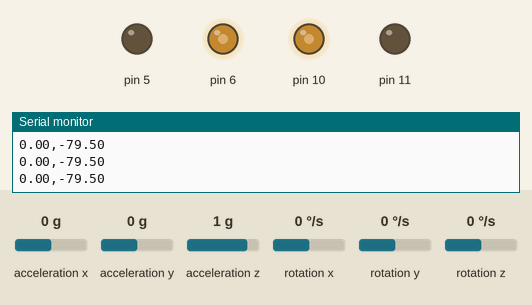
A sketch run on a simulated Arduino Uno, built with avr-gcc and run on an emulated ATmega328P. Parts: output pins drawn as LEDs (lit = HIGH), the last lines printed to the serial monitor. The test bench sets the inputs (shaded band); at power-on: acceleration y 0 g, acceleration z 1 g, acceleration x 0 g, rotation x 0 °/s, rotation y 0 °/s, rotation z 0 °/s.

Above: at 1.26 s.
1.3 s: acceleration y set to -0.8 g
At 1.7 s:
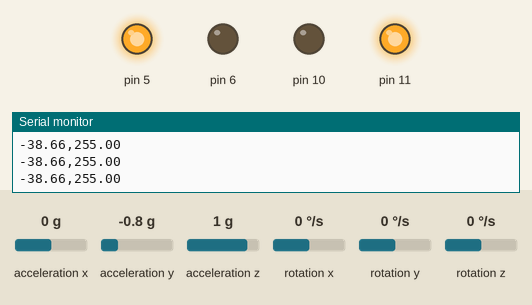
2.8 s: acceleration y set to 0 g
At 3.53 s:
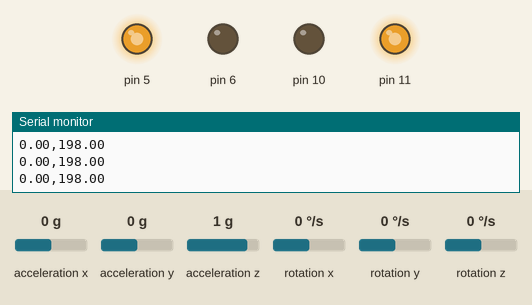
5.8 s: acceleration y set to 0.8 g
At 6.8 s:
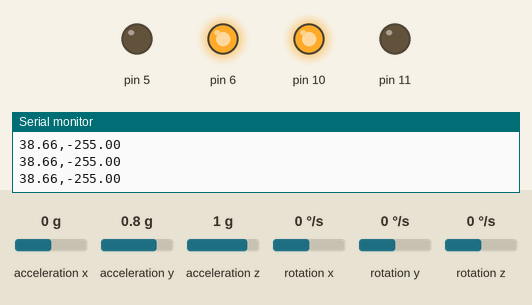
7.3 s: acceleration z set to 0.6 g
At 8.5 s:
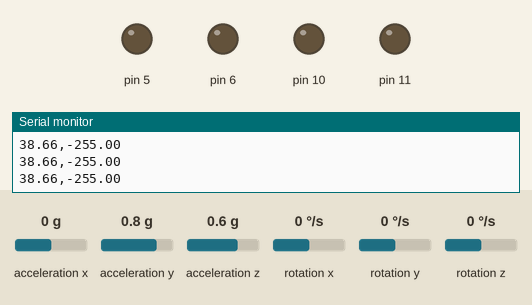
8.8 s: acceleration x set to -0.4 g
10.3 s: acceleration x set to -0.7 g
At 11.7 s:
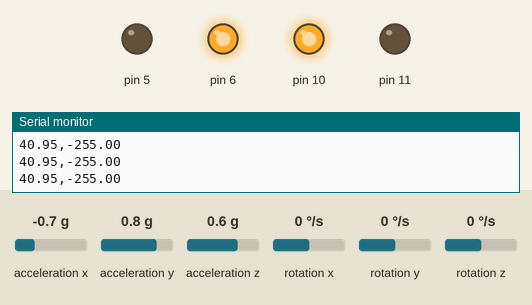
Timing chart, 0 to 12.8 s (numbered marks = the images above; inputs shaded):
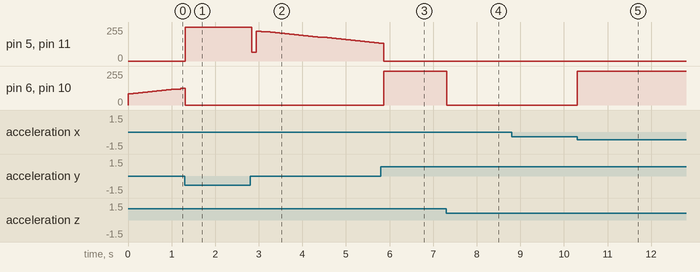

Measured:
- the behaviour switches between 0.8 and 0.7 g on acceleration z (found by bisection; images 3 and 4)
- the behaviour switches between -0.5 and -0.6 g on acceleration x (found by bisection; images 4 and 5)
- after the input at 1.3 s, pin 5, pin 11: 0/255 → 255/255 at once
- after the input at 2.8 s, pin 5, pin 11: 255/255 → 65/255 at once, → 225/255 0.11 s later, → 221/255 0.11 s later, → 218/255 0.11 s later, … (28 changes in this stretch)
- after the input at 5.8 s, pin 6, pin 10: 0/255 → 255/255 after 0.06 s
- after the input at 7.3 s, pin 6, pin 10: 255/255 → 0/255 at once
- after the input at 8.8 s, every drawn part: stays the same
- after the input at 10.3 s, pin 6, pin 10: 0/255 → 255/255 at once

The sketch:

Bot.ino
```cpp
#include "Motor.h"
#include "MPU6050_tockn.h"
#include <Wire.h>
#include <PID_v1.h>

// left Motor pins
int left1 = 6;
int left2 = 5;

// right Motor pins
int right1 = 10;
int right2 = 11;

MPU6050 mpu6050(Wire);

Motor leftMotor(left1, left2, 60);
Motor rightMotor(right1, right2, 60);

//Define Variables we'll be connecting to
double Setpoint, Input, Output;

//Specify the links and initial tuning parameters
double Kp=20, Ki=30, Kd=.55;

PID myPID(&Input, &Output, &Setpoint, Kp, Ki, Kd, DIRECT);

void setup() {
    Serial.begin(9600);
	Wire.begin();
    mpu6050.begin();
    mpu6050.setGyroOffsets(0.6, 1.52, -0.14);

    Setpoint = -1.5;
    myPID.SetOutputLimits(-255, 255);
    //turn the PID on
    myPID.SetMode(AUTOMATIC);
}

void loop() {
    //*
    mpu6050.update();
    float angle = mpu6050.getAngleX();

    if (angle < -45 || angle > 45) {
        leftMotor.forward(0);
        rightMotor.forward(0);
        return;
    }
    Input = angle;
    myPID.Compute();
    Serial.print((double)angle);
    Serial.print(",");
    Serial.println(Output);

    if (Output > 0) {
        leftMotor.forward(Output);
        rightMotor.forward(Output);
    } else {
        leftMotor.backward(Output * -1);
        rightMotor.backward(Output * -1);
    }
    /**/
}
```

Motor.cpp
```cpp
#include "Motor.h"
#include <Arduino.h>


void Motor::forward(int speed) {
    if (speed < 0 || speed > 255) {
        return;
    }
    analogWrite(in1, LOW);
    analogWrite(in2, translate(speed));
}

void Motor::backward(int speed) {
    if (speed < 0 || speed > 255) {
        return;
    }
    analogWrite(in2, LOW);
    analogWrite(in1, translate(speed));
}
```

Motor.h
```cpp
#ifndef MOTOR_H
#define MOTOR_H

class Motor {
public:
	Motor(int in1, int in2, int minimum) {
		this->in1 = in1;
		this->in2 = in2;
		a = ((double)(255 - minimum)) / (double)255;
		b = minimum;
	}
	void forward(int speed);
	void backward(int speed);
private:
	int translate(int speed) {
		if (speed == 0) {
			return 0;
		}
		return a * speed + b;
	}
	int in1;
	int in2;
	double a;
	int b;
};

#endif // MOTOR_H
```
